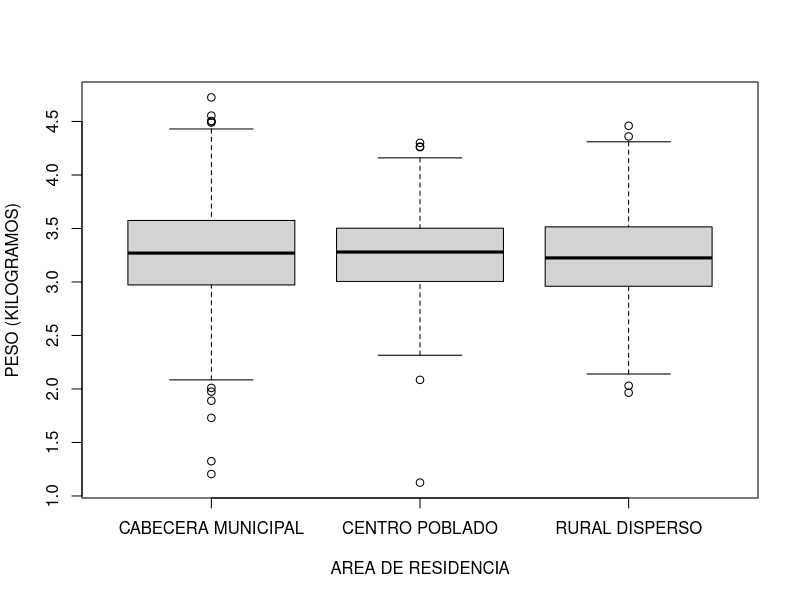
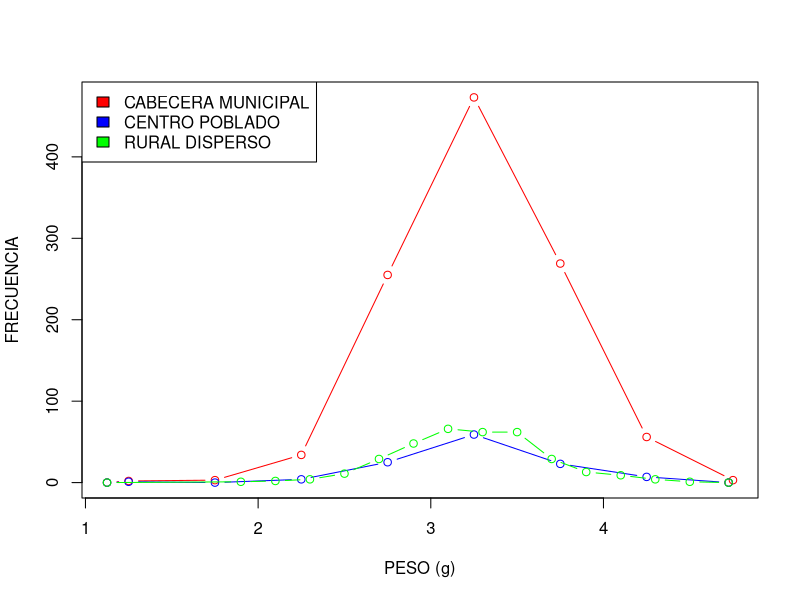
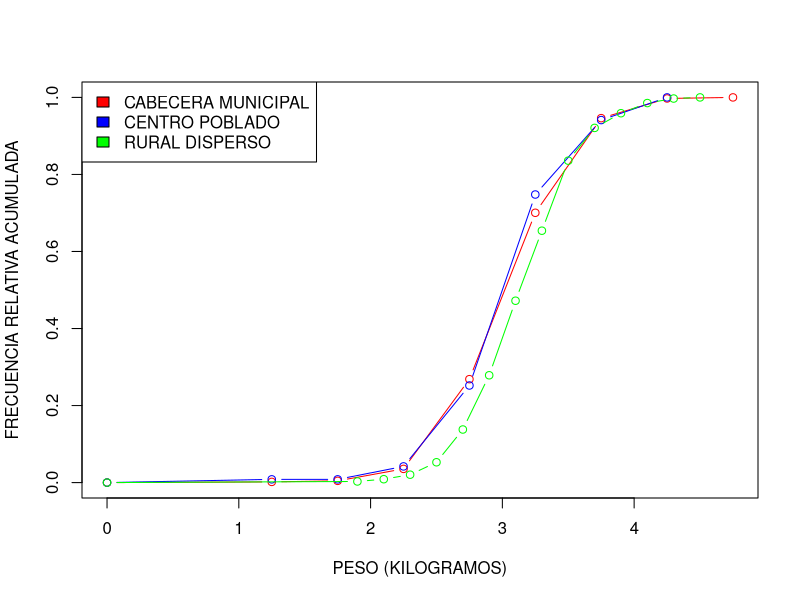
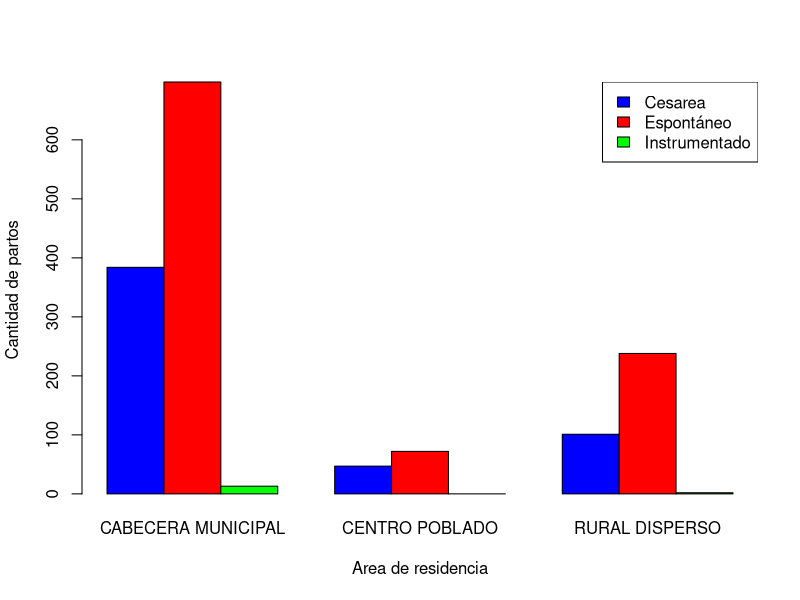
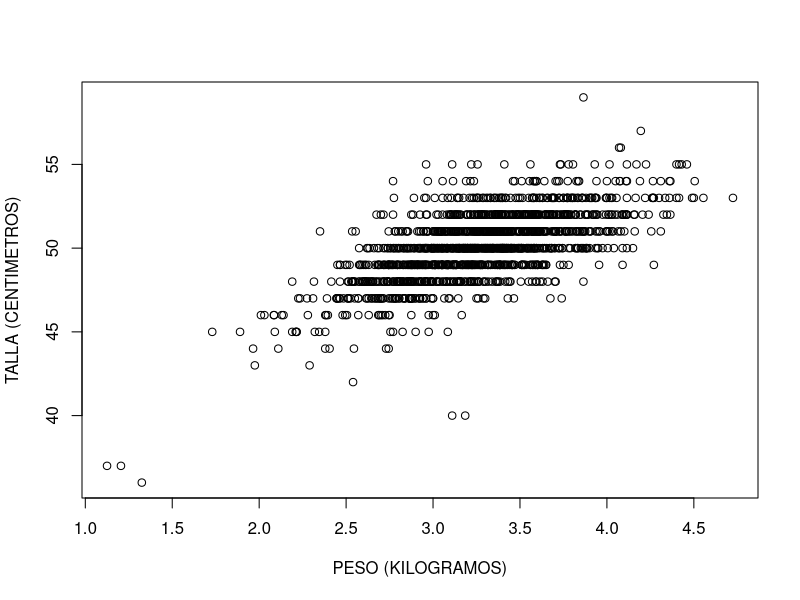

Write R code to recreate these figures, in order.
library(readxl)
library(dplyr)
Base_Datos <- read.csv("Base de Datos/Datos.csv")
Base_Datos$PESO..Gramos. <- gsub(",", ".", Base_Datos$PESO..Gramos.)
Base_Datos$PESO..Gramos. <- as.numeric(Base_Datos$PESO..Gramos.)
Base_Datos$TALLA..Centímetros. <- gsub(",", ".", Base_Datos$TALLA..Centímetros.)
Base_Datos$TALLA..Centímetros. <- as.numeric(Base_Datos$TALLA..Centímetros.)
Base_Datos <- subset(Base_Datos, PESO..Gramos. < 575) # Se hace limpieza de datos.

# Variables punto 1.
PESO <- Base_Datos$PESO..Gramos.

# Gráfico 1.
boxplot(PESO ~ Base_Datos$AREA.RESIDENCIA,
        xlab = "AREA DE RESIDENCIA",
        ylab = "PESO (KILOGRAMOS)",
        names = c("CABECERA MUNICIPAL", "CENTRO POBLADO", "RURAL DISPERSO"))

# Gráfico 2.
PESO_C <- subset(Base_Datos, AREA.RESIDENCIA == "CABECERA MUNICIPAL")$PESO..Gramos.

His_C <- hist(PESO_C, plot = FALSE)

PESO_CP <- subset(Base_Datos, AREA.RESIDENCIA == "CENTRO POBLADO (INSPECCIÓN, CORREGIMIENTO O CASERÍO)")$PESO..Gramos.

His_CP <- hist(PESO_CP, plot = FALSE)

PESO_R <- subset(Base_Datos, AREA.RESIDENCIA == "RURAL DISPERSO")$PESO..Gramos.

His_R <- hist(PESO_R, plot = FALSE)

plot(c(min(PESO), His_C$mids, max(PESO)), c(0, His_C$counts, 0), type = "b", col = "red", xlab = "PESO (g)", ylab = "FRECUENCIA")

lines(c(min(PESO), His_CP$mids, max(PESO)), c(0, His_CP$counts, 0), type = "b", col = "blue")

lines(c(min(PESO), His_R$mids, max(PESO)), c(0, His_R$counts, 0), type = "b", col = "green")

legend("topleft", legend = c("CABECERA MUNICIPAL", "CENTRO POBLADO", "RURAL DISPERSO"), 
       fill = c("red", "blue", "green"))

# Gráfico 3.
plot(c(0, His_C$mids),
     c(0, cumsum(His_C$counts)/sum(His_C$counts)),
     type = "b",
     col = "red",
     xlab = "PESO (KILOGRAMOS)",
     ylab = "FRECUENCIA RELATIVA ACUMULADA")

lines(c(0, His_CP$mids),
      c(0, cumsum(His_CP$counts)/sum(His_CP$counts)),
      type = "b",
      col = "blue")

lines(c(0, His_R$mids),
      c(0, cumsum(His_R$counts)/sum(His_R$counts)),
      type = "b",
      col = "green")
legend("topleft", legend = c("CABECERA MUNICIPAL", "CENTRO POBLADO", "RURAL DISPERSO"), 
       fill = c("red", "blue", "green"))

# Tabla.
tabla <- Base_Datos %>%
  group_by(AREA.RESIDENCIA) %>%
  summarise(media = round(mean(PESO..Gramos., na.rm = TRUE), digits = 2),
  mediana = median(PESO..Gramos., na.rm = TRUE),
  sd = round(sd(PESO..Gramos., na.rm = TRUE), digits = 2),
  q1 = quantile(PESO..Gramos., probs = 0.25, na.rm = TRUE),
  q3 = quantile(PESO..Gramos., probs = 0.75, na.rm = TRUE),
  RIC = IQR(PESO..Gramos., na.rm = TRUE)
  )
print(tabla)

# Variables punto 2.
#print(Base_Datos$SITIO.NACIMIENTO)
#print(Base_Datos$AREA.RESIDENCIA)

# Tabla.
tabla <- table(Base_Datos$TIPO.PARTO, Base_Datos$AREA.RESIDENCIA)
colnames(tabla) <- c("CABECERA MUNICIPAL", "CENTRO POBLADO", "RURAL DISPERSO")
print(tabla)

# Gráfico.
barplot(tabla, #prop.table(tabla),
        beside = TRUE,
        col = c("blue","red", 'green'),
        xlab = "Area de residencia",
        ylab = "Cantidad de partos")
legend("topright", legend = c("Cesarea", "Espontáneo", "Instrumentado"), 
       fill = c("blue","red", 'green'))
        #ylim= c(0,30))


#Variables punto 3.
#print(Base_Datos$PESO..Gramos.)
#print(Base_Datos$TALLA..Centímetros.)

TALLA <- Base_Datos$TALLA..Centímetros.
plot(PESO, TALLA,
     xlab = 'PESO (KILOGRAMOS)',
     ylab = 'TALLA (CENTIMETROS)')

print(cor(PESO, TALLA))